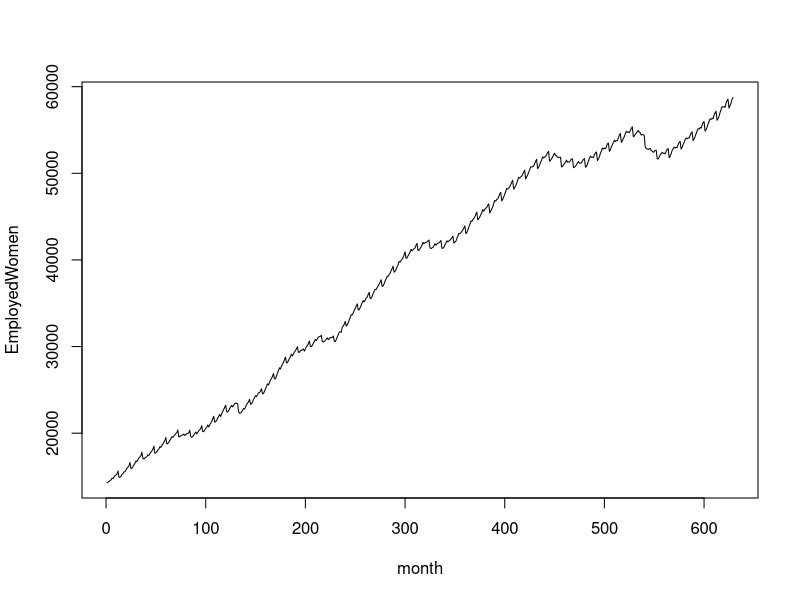
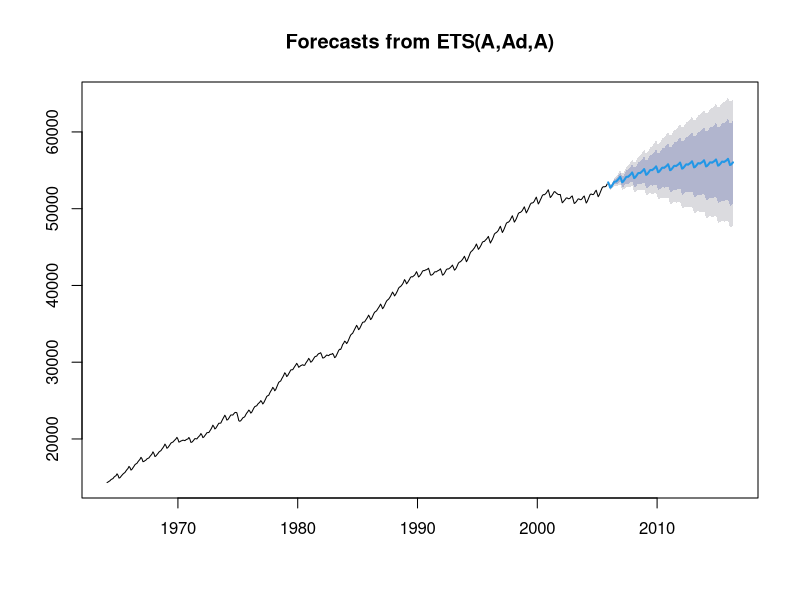
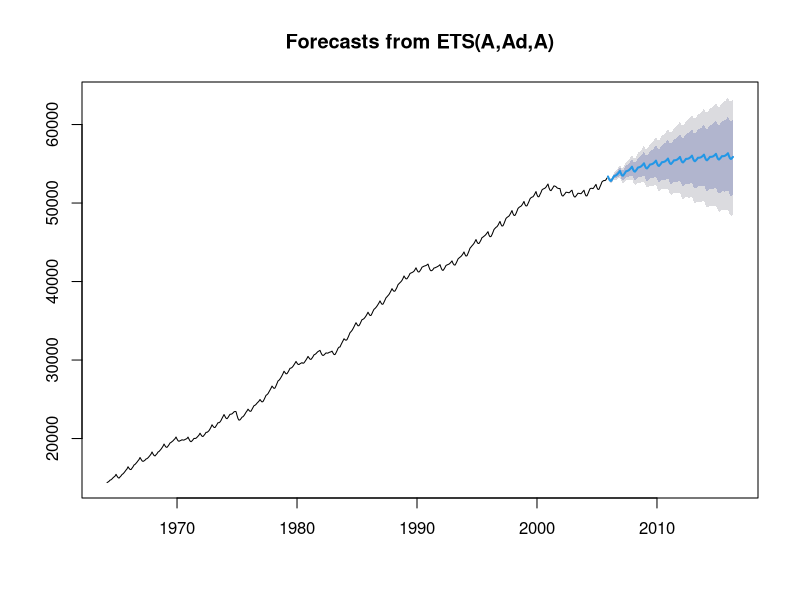
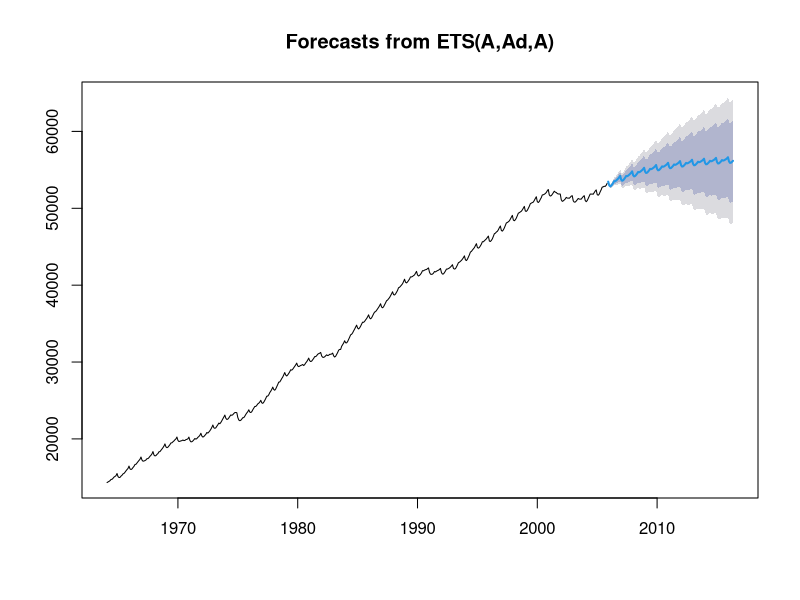
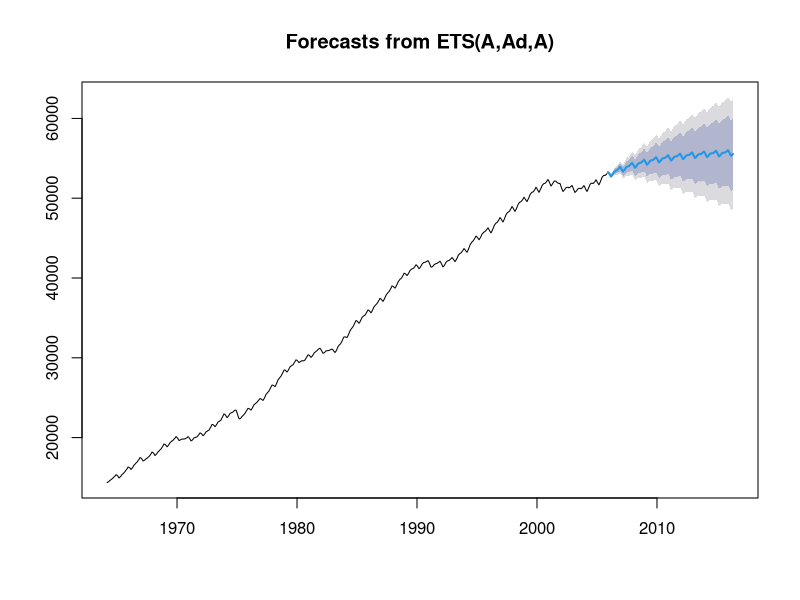
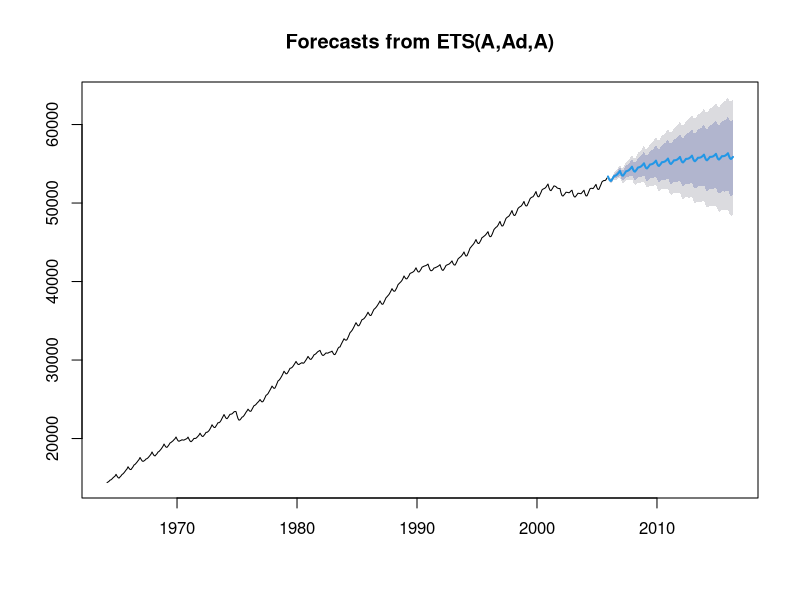
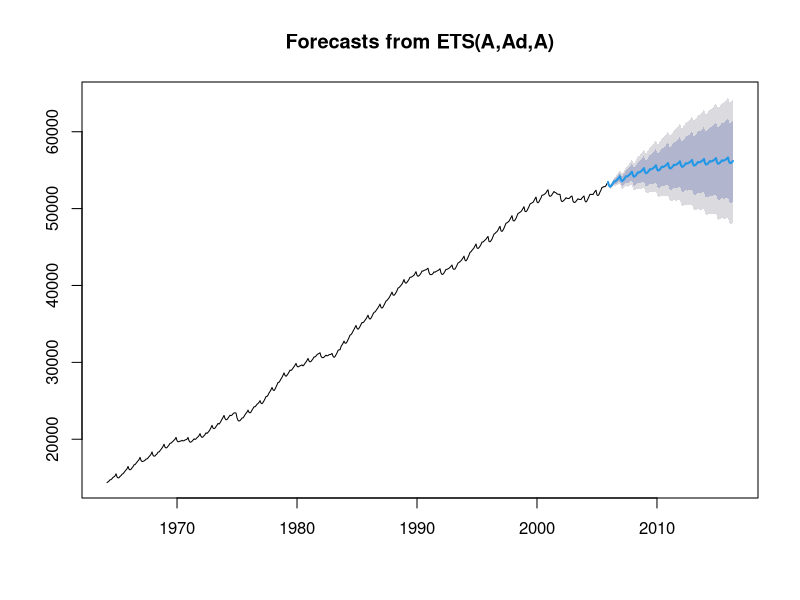

R code for these plots, in order:
library(TTR)      
library(forecast)    


setwd("C:\\Users\\user\\Desktop\\data analytics\\7.04.19_Time series")

#Moving average
tsdata <- read.csv("Timeseriesdata_7.29.16.csv",header=T)
myvector <- tsdata$EmployedWomen
myts <- ts(myvector,start=c(1964,1),end=c(2016,5),frequency = 12)

plot.ts(myvector, xlab="month" , ylab="EmployedWomen")


training <-tsdata[1:503,] 
#test <- tsdata[504:629,]
test <- tsdata[504:629,]

#recent most 20% can be taken as test data
myvector_training <- training$EmployedWomen
myvector_test <- test$EmployedWomen

#Time Series Creation: Date needs to be taken care of
trainingts <- ts(myvector_training,start=c(1964,1),end=c(2005,11),frequency = 12)
#testts <- ts(myvector_test,start=c(2005,12),end=c(2016,5),frequency = 12)
testts <- ts(myvector_test,start=c(2005,12),end=c(2016,5),frequency = 12)



#library(forecast)
#moving_average = forecast(ma(trainingts, order=2), h=10)

#moving_average_accuracy <- accuracy(moving_average, testts)
#moving_average; moving_average_accuracy
#plot(moving_average)


SMAforecasted <- forecast(SMA(trainingts, n=2), h=126)
WMAforecasted <- forecast(WMA(trainingts, n = 3, wts = 1:3),h=126)
EMAforecasted <- forecast(EMA(trainingts,n=2, ratio =2/3),h=126)

SMAforecasted; WMAforecasted;EMAforecasted
plot(SMAforecasted)
plot(WMAforecasted)
plot(EMAforecasted)

#write.csv(SMAforecasted,"SMAforecasted.csv")
#write.csv(WMAforecasted,"WMAforecasted.csv")



###########Putting h=test set size############
test_size=nrow(test)
SMAforecasted <- forecast(SMA(trainingts, n=3), h=test_size)
WMAforecasted <- forecast(WMA(trainingts, n = 3, wts = 1:3),h=test_size)
EMAforecasted <- forecast(EMA(trainingts,n=3, ratio =2/3),h=test_size)

SMAforecasted; WMAforecasted; EMAforecasted
plot(SMAforecasted)
plot(WMAforecasted)
plot(EMAforecasted)

SMA_df <-as.data.frame(SMAforecasted)
WMA_df <-as.data.frame(WMAforecasted)
EMA_df <-as.data.frame(EMAforecasted)

write.csv(SMAforecasted,"SMAforecasted.csv")
write.csv(WMAforecasted,"WMAforecasted.csv")
write.csv(EMAforecasted,"EMAforecasted.csv")

########Accuracy###################
test$forecast_SMA <- SMA_df$`Point Forecast`
test$forecast_WMA <- WMA_df$`Point Forecast`
test$forecast_EMA <- EMA_df$`Point Forecast`

test$forecast_SMA_diff <- abs(test$EmployedWomen-test$forecast_SMA)/test$EmployedWomen
test$forecast_WMA_diff <- abs(test$EmployedWomen-test$forecast_WMA)/test$EmployedWomen
test$forecast_EMA_diff <- abs(test$EmployedWomen-test$forecast_EMA)/test$EmployedWomen

accuracy_SMA=(1-mean(test$forecast_SMA_diff,na.rm = T))*100
accuracy_WMA=(1-mean(test$forecast_WMA_diff,na.rm = T))*100
accuracy_EMA=(1-mean(test$forecast_EMA_diff,na.rm = T))*100

###################################


